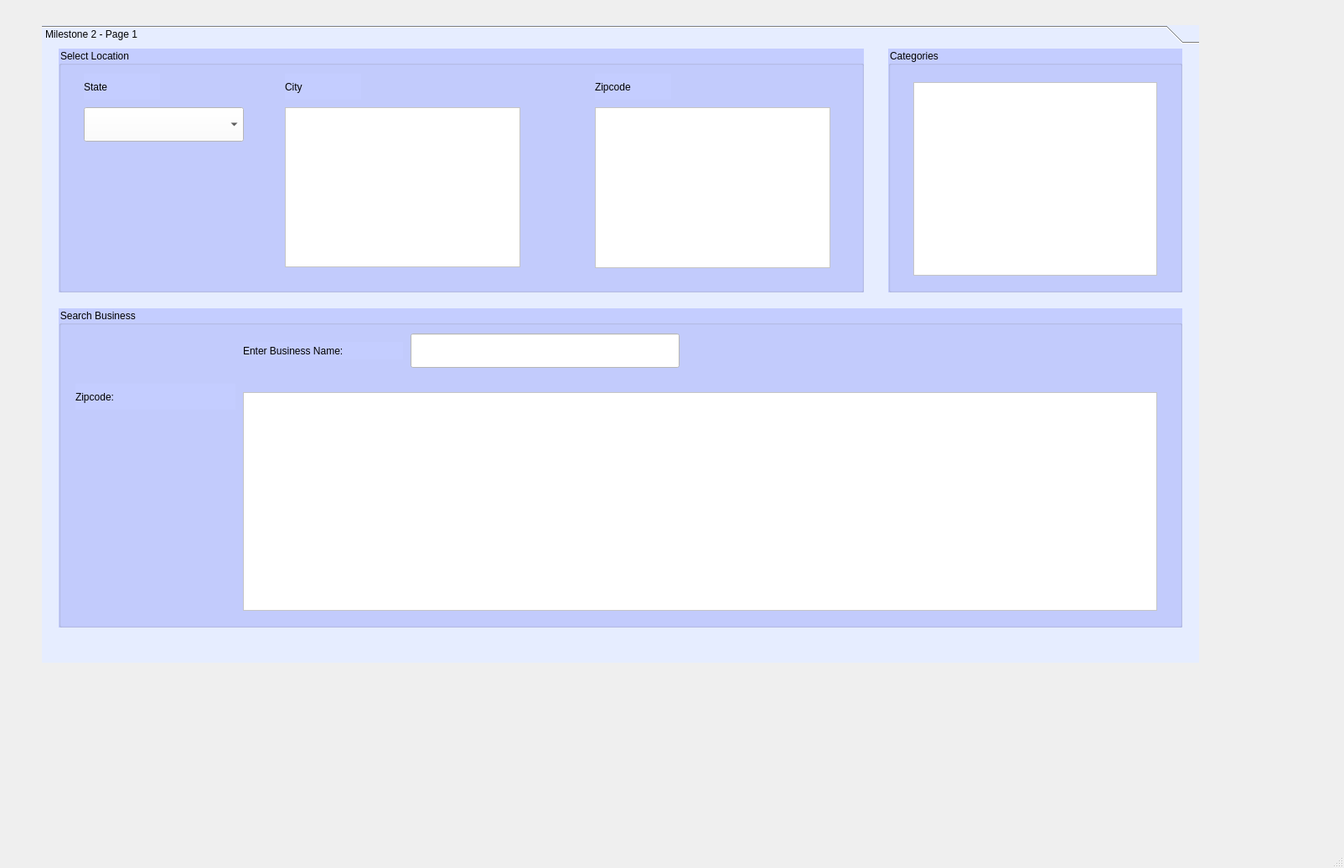
<?xml version="1.0" encoding="UTF-8"?>
<ui version="4.0">
 <class>MainWindow</class>
 <widget class="QMainWindow" name="MainWindow">
  <property name="geometry">
   <rect>
    <x>0</x>
    <y>0</y>
    <width>1604</width>
    <height>1036</height>
   </rect>
  </property>
  <property name="windowTitle">
   <string>MainWindow</string>
  </property>
  <widget class="QWidget" name="centralwidget">
   <widget class="QToolBox" name="toolBox">
    <property name="geometry">
     <rect>
      <x>50</x>
      <y>30</y>
      <width>1381</width>
      <height>761</height>
     </rect>
    </property>
    <property name="styleSheet">
     <string notr="true">font: 63 12pt &quot;Lucida Sans&quot;;
background-color: rgb(230, 237, 255);</string>
    </property>
    <property name="currentIndex">
     <number>0</number>
    </property>
    <widget class="QWidget" name="page">
     <property name="geometry">
      <rect>
       <x>0</x>
       <y>0</y>
       <width>1381</width>
       <height>723</height>
      </rect>
     </property>
     <attribute name="label">
      <string>Milestone 2 - Page 1</string>
     </attribute>
     <widget class="QGroupBox" name="groupBox">
      <property name="geometry">
       <rect>
        <x>20</x>
        <y>0</y>
        <width>961</width>
        <height>291</height>
       </rect>
      </property>
      <property name="autoFillBackground">
       <bool>false</bool>
      </property>
      <property name="styleSheet">
       <string notr="true">font: 10pt &quot;Lucida Sans&quot;;
background-color: rgb(196, 205, 255);
</string>
      </property>
      <property name="title">
       <string>Select Location</string>
      </property>
      <widget class="QLabel" name="statelabel">
       <property name="geometry">
        <rect>
         <x>30</x>
         <y>30</y>
         <width>91</width>
         <height>31</height>
        </rect>
       </property>
       <property name="text">
        <string>State</string>
       </property>
      </widget>
      <widget class="QLabel" name="citylabel">
       <property name="geometry">
        <rect>
         <x>270</x>
         <y>30</y>
         <width>91</width>
         <height>31</height>
        </rect>
       </property>
       <property name="text">
        <string>City</string>
       </property>
      </widget>
      <widget class="QLabel" name="ziplabel">
       <property name="geometry">
        <rect>
         <x>640</x>
         <y>30</y>
         <width>91</width>
         <height>31</height>
        </rect>
       </property>
       <property name="text">
        <string>Zipcode</string>
       </property>
      </widget>
      <widget class="QComboBox" name="stateList">
       <property name="geometry">
        <rect>
         <x>30</x>
         <y>70</y>
         <width>191</width>
         <height>41</height>
        </rect>
       </property>
       <property name="styleSheet">
        <string notr="true">font: 9pt &quot;Lucida Sans&quot;;
background-color: rgb(255, 255, 255);</string>
       </property>
      </widget>
      <widget class="QListWidget" name="cityList">
       <property name="geometry">
        <rect>
         <x>270</x>
         <y>70</y>
         <width>281</width>
         <height>191</height>
        </rect>
       </property>
       <property name="styleSheet">
        <string notr="true">background-color: rgb(255, 255, 255);
font: 9pt &quot;Lucida Sans&quot;;</string>
       </property>
      </widget>
      <widget class="QListWidget" name="zipList">
       <property name="geometry">
        <rect>
         <x>640</x>
         <y>70</y>
         <width>281</width>
         <height>192</height>
        </rect>
       </property>
       <property name="styleSheet">
        <string notr="true">
font: 9pt &quot;Lucida Sans&quot;;
background-color: rgb(255, 255, 255);</string>
       </property>
      </widget>
     </widget>
     <widget class="QGroupBox" name="groupBox_2">
      <property name="geometry">
       <rect>
        <x>20</x>
        <y>310</y>
        <width>1341</width>
        <height>381</height>
       </rect>
      </property>
      <property name="styleSheet">
       <string notr="true">font: 10pt &quot;Lucida Sans&quot;;
background-color: rgb(196, 205, 255);</string>
      </property>
      <property name="title">
       <string>Search Business </string>
      </property>
      <widget class="QLineEdit" name="bnameLine">
       <property name="geometry">
        <rect>
         <x>420</x>
         <y>30</y>
         <width>321</width>
         <height>41</height>
        </rect>
       </property>
       <property name="styleSheet">
        <string notr="true">background-color: rgb(255, 255, 255);
font: 9pt &quot;Lucida Sans&quot;;</string>
       </property>
      </widget>
      <widget class="QLineEdit" name="bzipLine">
       <property name="geometry">
        <rect>
         <x>100</x>
         <y>90</y>
         <width>111</width>
         <height>31</height>
        </rect>
       </property>
       <property name="autoFillBackground">
        <bool>false</bool>
       </property>
       <property name="styleSheet">
        <string notr="true">background-color: rgb(196, 205, 255);
font: 63 9pt &quot;Lucida Sans&quot;;</string>
       </property>
       <property name="inputMethodHints">
        <set>Qt::ImhNone</set>
       </property>
       <property name="frame">
        <bool>false</bool>
       </property>
       <property name="readOnly">
        <bool>true</bool>
       </property>
      </widget>
      <widget class="QLabel" name="label">
       <property name="geometry">
        <rect>
         <x>220</x>
         <y>40</y>
         <width>191</width>
         <height>21</height>
        </rect>
       </property>
       <property name="text">
        <string>Enter Business Name:</string>
       </property>
      </widget>
      <widget class="QLabel" name="label_2">
       <property name="geometry">
        <rect>
         <x>20</x>
         <y>90</y>
         <width>81</width>
         <height>31</height>
        </rect>
       </property>
       <property name="text">
        <string>Zipcode:</string>
       </property>
      </widget>
      <widget class="QTableWidget" name="businessTable">
       <property name="geometry">
        <rect>
         <x>220</x>
         <y>100</y>
         <width>1091</width>
         <height>261</height>
        </rect>
       </property>
       <property name="styleSheet">
        <string notr="true">background-color: rgb(255, 255, 255);
font: 9pt &quot;Lucida Sans&quot;;</string>
       </property>
      </widget>
      <zorder>label_2</zorder>
      <zorder>bnameLine</zorder>
      <zorder>bzipLine</zorder>
      <zorder>label</zorder>
      <zorder>businessTable</zorder>
     </widget>
     <widget class="QGroupBox" name="groupBox_3">
      <property name="geometry">
       <rect>
        <x>1010</x>
        <y>0</y>
        <width>351</width>
        <height>291</height>
       </rect>
      </property>
      <property name="styleSheet">
       <string notr="true">font: 10pt &quot;Lucida Sans&quot;;
background-color: rgb(196, 205, 255);</string>
      </property>
      <property name="title">
       <string>Categories</string>
      </property>
      <widget class="QListWidget" name="categoriesList">
       <property name="geometry">
        <rect>
         <x>30</x>
         <y>40</y>
         <width>291</width>
         <height>231</height>
        </rect>
       </property>
       <property name="styleSheet">
        <string notr="true">background-color: rgb(255, 255, 255);
font: 9pt &quot;Lucida Sans&quot;;</string>
       </property>
      </widget>
     </widget>
    </widget>
   </widget>
  </widget>
  <widget class="QMenuBar" name="menubar">
   <property name="geometry">
    <rect>
     <x>0</x>
     <y>0</y>
     <width>1604</width>
     <height>26</height>
    </rect>
   </property>
  </widget>
  <widget class="QStatusBar" name="statusbar"/>
 </widget>
 <resources/>
 <connections/>
</ui>
